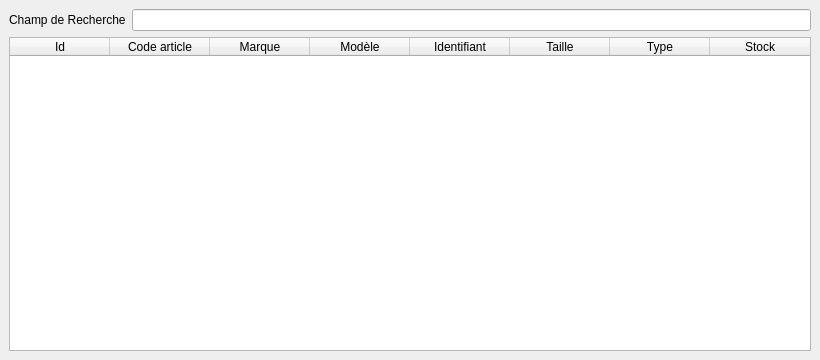
<?xml version="1.0" encoding="UTF-8"?>
<ui version="4.0">
 <class>Inventaire</class>
 <widget class="QMainWindow" name="Inventaire">
  <property name="geometry">
   <rect>
    <x>0</x>
    <y>0</y>
    <width>820</width>
    <height>360</height>
   </rect>
  </property>
  <property name="minimumSize">
   <size>
    <width>820</width>
    <height>0</height>
   </size>
  </property>
  <property name="windowTitle">
   <string>Inventaire</string>
  </property>
  <widget class="QWidget" name="centralwidget">
   <layout class="QGridLayout" name="gridLayout">
    <item row="0" column="0">
     <layout class="QHBoxLayout" name="horizontalLayout">
      <item>
       <widget class="QLabel" name="label">
        <property name="text">
         <string>Champ de Recherche</string>
        </property>
       </widget>
      </item>
      <item>
       <widget class="QLineEdit" name="lblSearchBox"/>
      </item>
     </layout>
    </item>
    <item row="1" column="0">
     <widget class="QTableWidget" name="tableStock">
      <property name="locale">
       <locale language="French" country="Switzerland"/>
      </property>
      <property name="editTriggers">
       <set>QAbstractItemView::NoEditTriggers</set>
      </property>
      <property name="tabKeyNavigation">
       <bool>true</bool>
      </property>
      <property name="alternatingRowColors">
       <bool>true</bool>
      </property>
      <property name="selectionMode">
       <enum>QAbstractItemView::SingleSelection</enum>
      </property>
      <property name="selectionBehavior">
       <enum>QAbstractItemView::SelectRows</enum>
      </property>
      <property name="sortingEnabled">
       <bool>true</bool>
      </property>
      <column>
       <property name="text">
        <string>Id</string>
       </property>
      </column>
      <column>
       <property name="text">
        <string>Code article</string>
       </property>
      </column>
      <column>
       <property name="text">
        <string>Marque</string>
       </property>
      </column>
      <column>
       <property name="text">
        <string>Modèle</string>
       </property>
      </column>
      <column>
       <property name="text">
        <string>Identifiant</string>
       </property>
      </column>
      <column>
       <property name="text">
        <string>Taille</string>
       </property>
      </column>
      <column>
       <property name="text">
        <string>Type</string>
       </property>
      </column>
      <column>
       <property name="text">
        <string>Stock</string>
       </property>
      </column>
     </widget>
    </item>
   </layout>
  </widget>
 </widget>
 <resources/>
 <connections/>
</ui>
